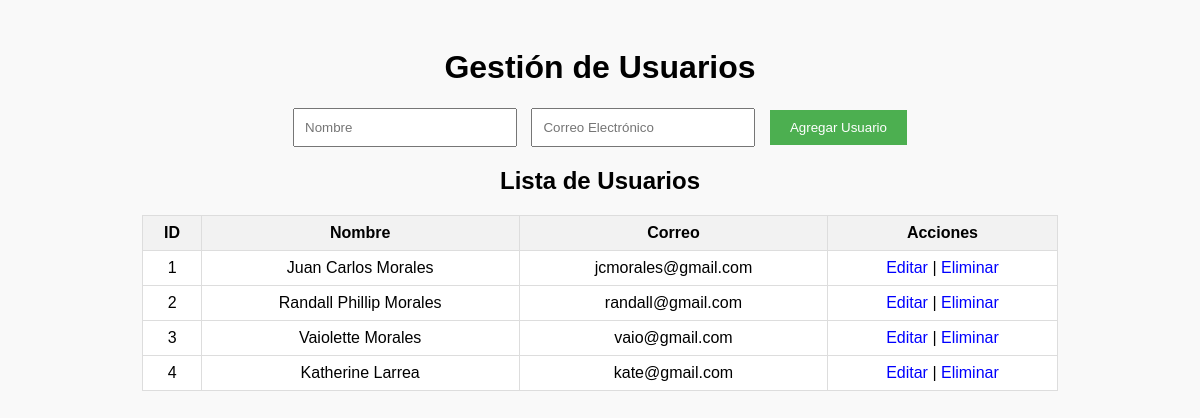
The page / on the database its author committed.
### tables this page shows
CREATE TABLE `usuarios` (
  `id` int(11) NOT NULL,
  `nombre` varchar(100) NOT NULL,
  `correo` varchar(100) NOT NULL
);

### index.php (called while the page is built, shortened)
<?php
$conexion = new mysqli('localhost', 'root', '', 'gestion_usuarios');
$editar_usuario = null;
$usuarios = $conexion->query("SELECT * FROM usuarios ORDER BY id");
include 'index.view.php';
?>

### index.view.php (the view, shortened to what this page needs)
<!DOCTYPE html>
<html lang="es">
<head>
    <link rel="stylesheet" href="style.css">
</head>
<body>
    <h1>Gestión de Usuarios</h1>
    <form method="POST">
        <input type="text" name="nombre" placeholder="Nombre" required
               value="<?= $editar_usuario ? htmlspecialchars($editar_usuario['nombre']) : '' ?>">
        <input type="email" name="correo" placeholder="Correo Electrónico" required
               value="<?= $editar_usuario ? htmlspecialchars($editar_usuario['correo']) : '' ?>">
        <?php if ($editar_usuario): ?>
            <input type="hidden" name="editar_id" value="<?= $editar_usuario['id'] ?>">
            <button type="submit">Actualizar Usuario</button>
            <a href="index.php">Cancelar</a>
        <?php else: ?>
            <button type="submit">Agregar Usuario</button>
        <?php endif; ?>
    </form>
    <h2>Lista de Usuarios</h2>
    <table>
        <tr>
            <th>ID</th>
            <th>Nombre</th>
            <th>Correo</th>
            <th>Acciones</th>
        </tr>
        <?php while ($row = $usuarios->fetch_assoc()): ?>
        <tr>
            <td><?= $row['id'] ?></td>
            <td><?= htmlspecialchars($row['nombre']) ?></td>
            <td><?= htmlspecialchars($row['correo']) ?></td>
            <td>
                <a href="editar.php?id=<?= $row['id'] ?>">Editar</a> |
                <a href="?eliminar=<?= $row['id'] ?>" onclick="return confirm('¿Seguro que deseas eliminar?')">Eliminar</a>
            </td>
        </tr>
        <?php endwhile; ?>
    </table>
</body>
</html>

### style.css (style rules this page uses)
body { font-family: Arial, sans-serif; text-align: center; background-color: #f9f9f9; padding: 20px; }
form { margin-bottom: 20px; }
input[type="text"], input[type="email"] { padding: 10px; width: 200px; margin-right: 10px; }
button { padding: 10px 20px; background-color: #4CAF50; color: white; border: none; cursor: pointer; }
table { margin: 0 auto; border-collapse: collapse; width: 80%; background-color: white; }
th, td { border: 1px solid #ddd; padding: 8px; }
th { background-color: #f2f2f2; }
a { color: blue; text-decoration: none; }

### rows shown on the page
usuarios: id "1", nombre "Juan Carlos Morales", correo "jcmorales@gmail.com"
usuarios: id "2", nombre "Randall Phillip Morales", correo "randall@gmail.com"
usuarios: id "3", nombre "Vaiolette Morales", correo "vaio@gmail.com"
usuarios: id "4", nombre "Katherine Larrea", correo "kate@gmail.com"
